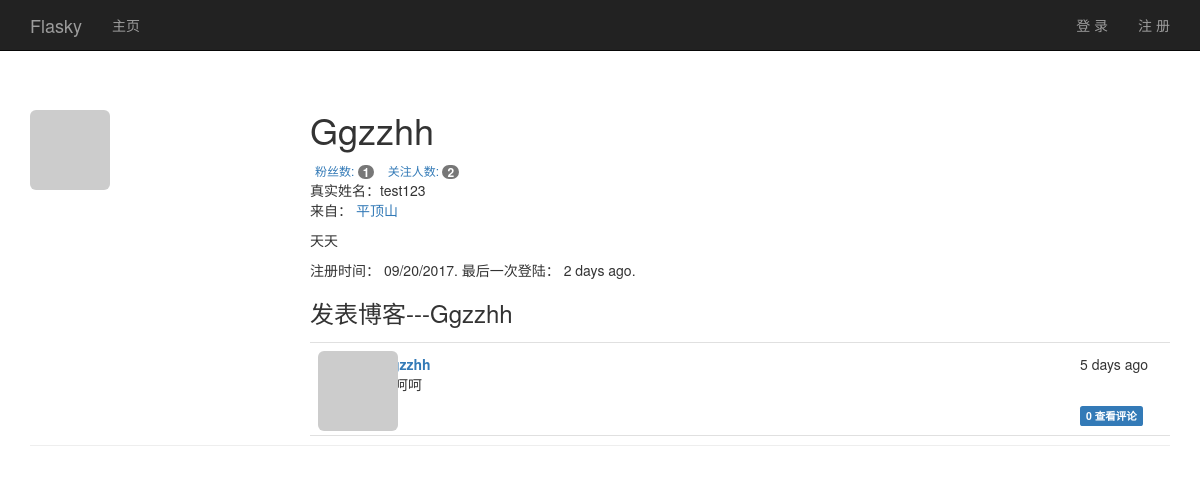
Before: /user/Ggzzhh with the older database file.
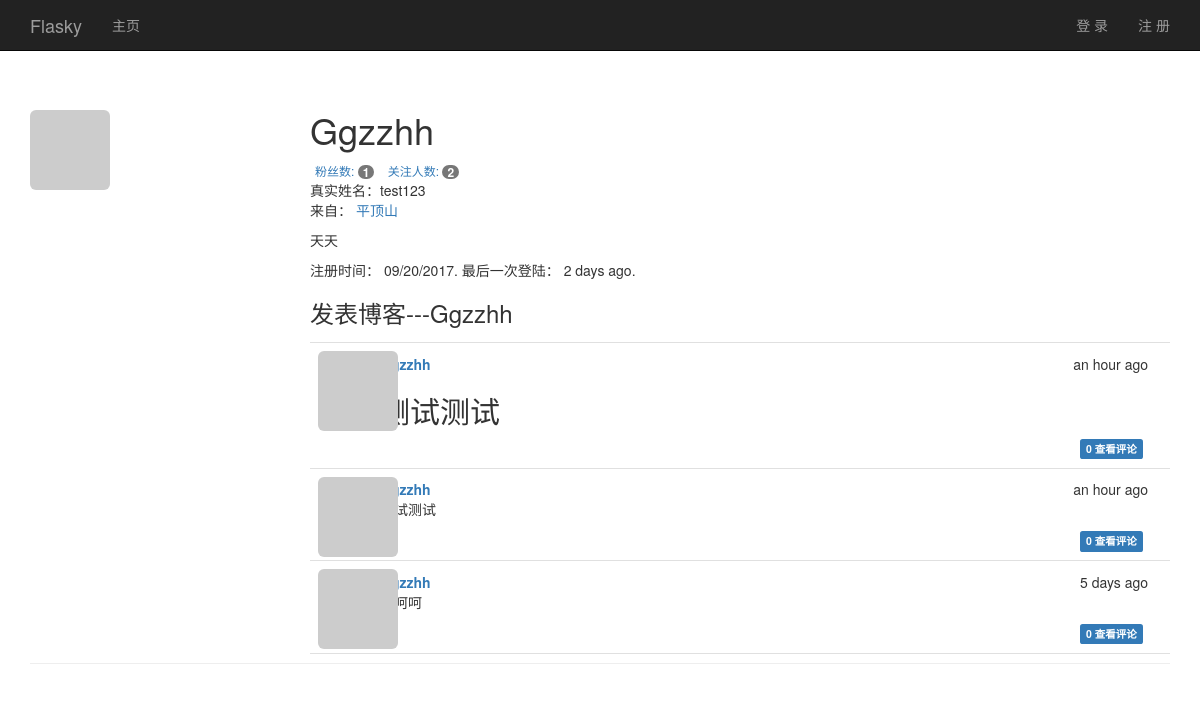
After: the same page with the newer database file.
### app/models.py (models this page shows, shortened)
class User(UserMixin, db.Model):
    avatar_hash = db.Column(db.String(32))
    __tablename__ = 'users'
    id = db.Column(db.Integer, primary_key=True)
    email = db.Column(db.String(64), unique=True, index=True)
    username = db.Column(db.String(64), unique=True, index=True)
    role_id = db.Column(db.Integer, db.ForeignKey('roles.id'))
    password_hash = db.Column(db.String(128))
    confirmed = db.Column(db.Boolean, default=False)
    name = db.Column(db.String(64))  # 姓名
    location = db.Column(db.String(64))  # 所在地
    about_me = db.Column(db.Text())  # 自我介绍
    member_since = db.Column(db.DateTime(), default=datetime.utcnow)  # 注册时间
    last_seen = db.Column(db.DateTime(), default=datetime.utcnow)  # 最后登录时间
    posts = db.relationship('Post', backref='author', lazy='dynamic')
    followed = db.relationship('Follow',
                               foreign_keys=[Follow.follower_id],
                               backref=db.backref('follower', lazy='joined'),
                               lazy='dynamic',
                               cascade='all, delete-orphan')
    followers = db.relationship('Follow',
                                foreign_keys=[Follow.followed_id],
                                backref=db.backref('followed', lazy='joined'),
                                lazy='dynamic',
                                cascade='all, delete-orphan')
    comments = db.relationship('Comment', backref='author', lazy='dynamic')
    @property
    def password(self):
        raise AttributeError('密码不是一个可读属性！')
    def gravatar(self, size=100, default='identicon', rating='g'):
        if request.is_secure:  # 如果响应是安全的
            url = 'https://secure.gravatar.com/avatar'
        else:
            url = 'http://www.gravatar.com/avatar'
        my_hash = self.avatar_hash or hashlib.md5(self.email.encode(
            'utf-8')).hexdigest()
        return '{url}/{hash}?s={size}&d={default}&r={rating}'.format(
            url=url, hash=my_hash, size=size, default=default, rating=rating
        )

class Post(db.Model):
    __tablename__ = 'posts'
    id = db.Column(db.Integer, primary_key=True)
    body = db.Column(db.Text)
    timestamp = db.Column(db.DateTime, index=True, default=datetime.utcnow())
    author_id = db.Column(db.Integer, db.ForeignKey('users.id'))
    body_html = db.Column(db.Text)
    comments = db.relationship('Comment', backref='post', lazy='dynamic')

### app/main/views.py (the view)
@main.route('/user/<username>')
def user(username):
    web_user = User.query.filter_by(username=username).first_or_404()
    if web_user is None:
        abort(404)
    posts = web_user.posts.order_by(Post.timestamp.desc()).all()
    return render_template('user.html', user=web_user, posts=posts)

### app/auth/views.py (called while the page is built)
@auth.before_app_request
def before_request():
    if current_user.is_authenticated:
        current_user.ping()
        if not current_user.confirmed \
                and request.endpoint \
                and request.endpoint[:5] != 'auth.' \
                and request.endpoint != 'static':
            return redirect(url_for('auth.unconfirmed'))

### app/main/__init__.py (called while the page is built)
@main.app_context_processor
def inject_permission():
    return dict(Permission=Permission)

### app/models.py (called while the page is built)
    def can(self, permissions):
        return False

    def is_administrator(self):
        return False

### app/templates/user.html (shortened to what this page needs)
{% extends "base.html" %}
{% block page_content %}
	<div class="page-header">
		<img class="img-rounded profile-thumbnail" src="{{ user.gravatar(size=256) }}">
		<div class="profile-header">
			<h1>
				{{ user.username }}
			</h1>
			<div>
				<a href="{{ url_for('.followers', username=user.username) }}"
					 class="btn-xs">
					粉丝数: <span class="badge">{{ user.followers.count() - 1 }}</span>
				</a>
				<a href="{{ url_for('.followed_by', username=user.username) }}"
					 class="btn-xs">
					关注人数: <span class="badge">{{ user.followed.count() - 1 }}</span>
				</a>
			{% if user.name or user.location %}
				<p>
					{% if user.name %}真实姓名：{{ user.name }}<br>{% endif %}
					{% if user.location %}
						来自： <a href="http://maps.google.com/?q={{ user.location }}">{{
									user.location }}</a><br>
					{% endif %}
				</p>
			{% endif %}
			{% if user.about_me %}<p>{{ user.about_me }}</p>{% endif %}
			<p>注册时间： {{ moment(user.member_since).format('L') }}. 最后一次登陆： {{
							moment
      (user.last_seen).fromNow() }}.</p>
			<h3>发表博客---{{ user.username }}</h3>
			{% include '_posts.html' %}
		</div>
	</div>
{% endblock page_content %}

### app/templates/base.html (shortened to what this page needs)
{% extends "bootstrap/base.html" %}}
{% block html_attribs %} lang='zh-CN' {% endblock html_attribs %}
{% block head %}
	{{ super() }}
	<link rel="stylesheet" href="{{ url_for('static', filename='style.css') }}"
				type="text/css">
{% endblock head %}
{% block navbar %}
	<div class="navbar navbar-inverse navbar-fixed-top" role="navigation">
		<div class="container">
			<div class="navbar-header">
				<a class="navbar-brand" href="/">Flasky</a>
			</div>
			<div class="navbar-collapse collapse" id="navbar-1">
				<ul class="nav navbar-nav">
					<li><a href="/">主页</a></li>
				</ul>
				<ul class="nav navbar-nav navbar-right">
					{% if current_user.is_authenticated %}
						<li class="dropdown">
							<a href="#" class="dropdown-toggle" data-toggle="dropdown">
								个人 <b class="caret"></b>
							</a>
							<ul class="dropdown-menu">
								<li><a href="{{ url_for('main.user',
						username=current_user.username) }}">
									个人中心</a></li>
								<li><a href="{{ url_for('auth.change_password')
												}}">修改密码</a></li>
								<li><a href="{{ url_for('auth.change_email_request') }}">修改邮箱</a></li>
								{% if current_user.is_administrator() %}
									<li><a href="{{ url_for('main.edit_profile_admin',
										id=current_user.id) }}">管理用户</a></li>
								{% endif %}
								{% if current_user.can(Permission.MODERATE_COMMENTS) %}
									<li><a href="{{ url_for('main.moderate') }}">管理评论</a></li>
									{% endif %}
								<li><a href="{{ url_for('auth.logout') }}">退出登录</a></li>
							</ul>
						</li>
					{% else %}
						<li><a href="{{ url_for('auth.login') }}">登 录</a></li>
						<li><a href="{{ url_for('auth.register') }}" >注 册</a></li>
					{% endif %}
				</ul>
			</div>
		</div>
	</div>
{% endblock %}
{% block content %}
	<div class="container pad-top">
		{% block page_content %}{% endblock page_content%}
	</div>
{% endblock content %}

### app/templates/_posts.html (shortened to what this page needs)
<ul class="posts">
	{% for post in posts %}
		<li class="post">
			<div class="post-thumbnail">
				<a href="{{ url_for('.user', username=post.author.username) }}">
					<img src="{{ post.author.gravatar(size=40) }}"
							 alt="" class="img-rounded profile-thumbnail"></a>
			</div>
			<div class="post-content">
				<div class="post-date	">{{ moment(post.timestamp).fromNow() }}</div>
				<div class="post-author">
					<a href="{{ url_for('.user', username=post.author.username )}}">
						{{ post.author.username }}</a>
				</div>
				<div class="post-body">
					{% if post.body_html %}
						{{ post.body_html | safe }}
					{% else %}
						{{ post.body }}
					{% endif %}
				</div>
				<div class="post-footer">
					<a href="{{ url_for('.post', id=post.id) }}#comments">
						<span class="label label-primary">
							{{ post.comments.count() }} 查看评论
						</span>
					</a>
				</div>
			</div>
		</li>
	{% endfor %}
</ul>

### app/static/style.css (style rules this page uses)
body { padding-top: 70px; }
.profile-thumbnail { position: absolute; }
.profile-header { min-height: 260px; margin-left: 280px; }
ul.posts { list-style-type: none; padding: 0px; margin: 16px 0px 0px 0px; border-top: 1px solid #e0e0e0; }
ul.posts li.post { padding: 8px; border-bottom: 1px solid #e0e0e0; }
div.post-date { float: right; }
div.post-author { font-weight: bold; }
div.post-thumbnail { position: absolute; }
div.post-content { margin-left: 48px; min-height: 48px; overflow: hidden; padding: 0.2em 1em; }
div.post-footer { float: right; }
div.post-footer a { margin-right: 5px; }

Changed rows visible on the page:
added Post: timestamp "an hour ago", author.username "Ggzzhh", body_html "测试测试", comments.count "0"
added Post: timestamp "an hour ago", author.username "Ggzzhh", body_html "测试测试", comments.count "0"
